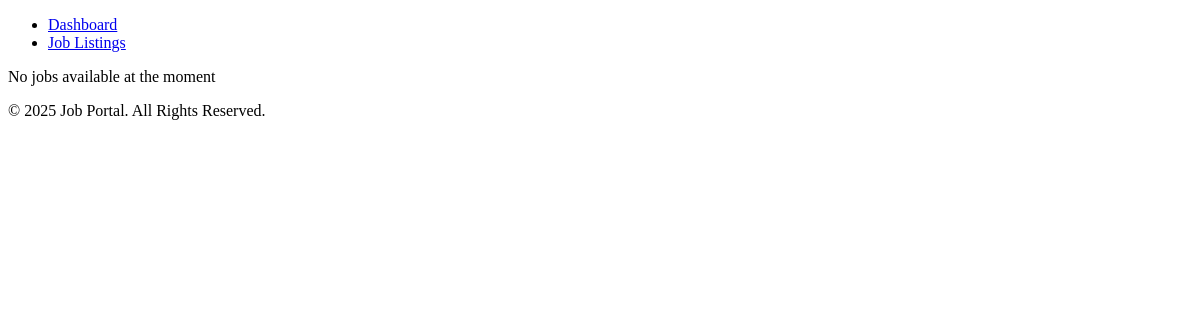
The app's page /, older data.
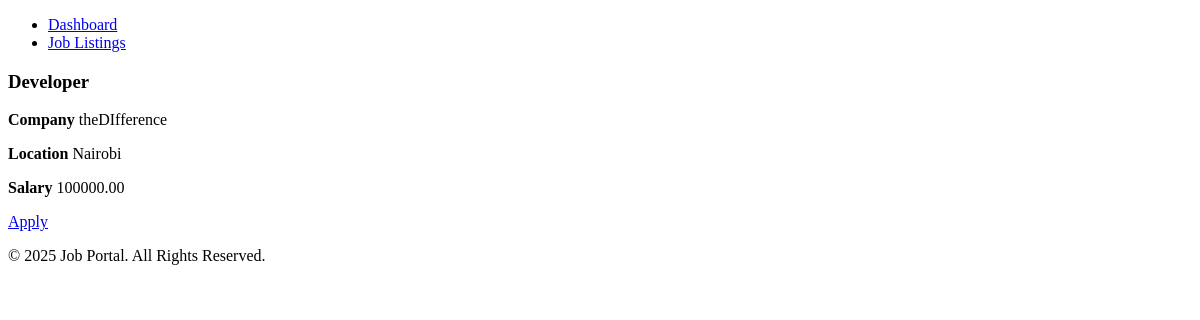
The same page, newer data.
### jobs/models.py (models this page shows, shortened)
class Job(models.Model):
    title = models.CharField(max_length=255)
    company =models.CharField(max_length=255)
    location = models.CharField(max_length=255)
    description = models.TextField()
    salary = models.DecimalField(max_digits=10, decimal_places=2, null=True, blank=True)
    employment_type = models.CharField(max_length=255, choices=[('Full-Time', 'Full-Time'), ('Part-Time', 'Part-Time'), ('Contract', 'Contract')])
    industry = models.CharField(max_length=255)
    experience_level = models.CharField(max_length=100, choices=[('Entry', 'Entry'), ('Mid', 'Mid'), ('Senior', 'Senior')])
    skills_required= models.TextField()
    posted_at= models.DateTimeField(auto_now_add=True)
    user = models.ForeignKey(User, on_delete=models.CASCADE)

### jobs/views.py (the view)
# urls.py: path('', job_list, name='job_list'),
def job_list(request):
    jobs = Job.objects.all()
    return render(request, 'jobs/job_list.html', {'jobs':jobs})

### jobs/templates/jobs/job_list.html (shortened to what this page needs)
{% extends 'base.html' %}
{% block content %}
{% for job in jobs %}
    <div class="job">
        <h3> {{ job.title }} </h3>
        <p> <strong>Company</strong> {{ job.company }} </p>
        <p> <strong> Location </strong> {{  job.location}} </p>
        <p> <strong> Salary </strong> {{ job.salary}} </p>
        <a href = "{% url 'apply_for_job' job.id %}"> Apply <a/>
        </div>
    {% empty %}
    <p> No jobs available at the moment </p>
    {% endfor %}
    {% endblock %}

Row changes from the older to the newer data that the page shows:
added Job: title "Developer", company "theDIfference", location "Nairobi", salary "100000.00"
Text that changed along with them:
text no longer shown: "No jobs available at the moment"
